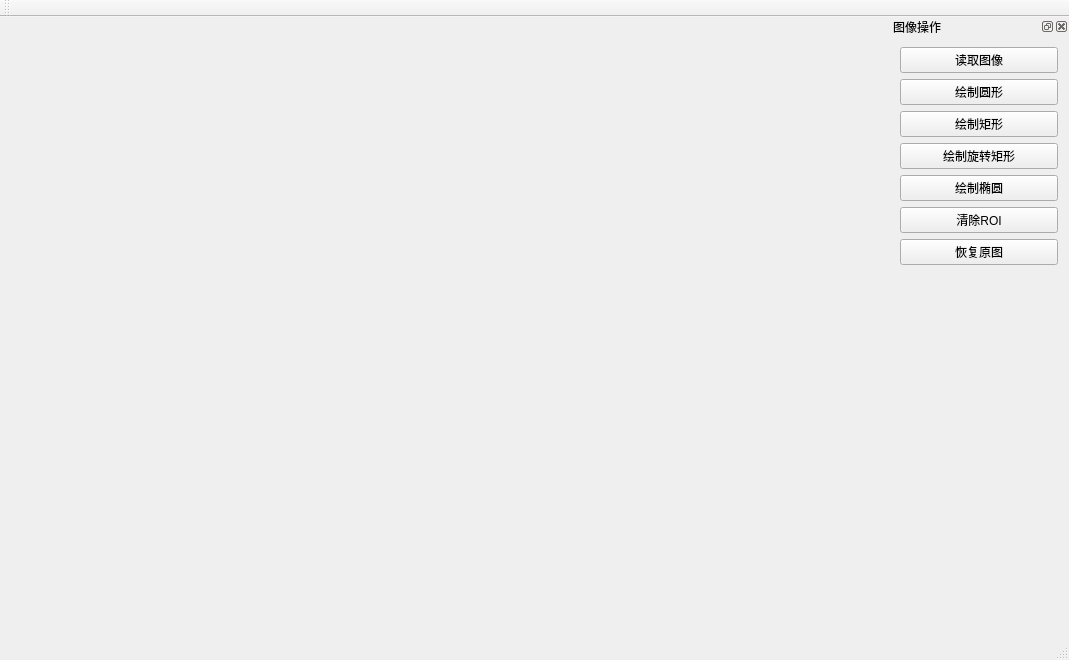
<?xml version="1.0" encoding="UTF-8"?>
<ui version="4.0">
 <class>HalconWidgetClass</class>
 <widget class="QMainWindow" name="HalconWidgetClass">
  <property name="geometry">
   <rect>
    <x>0</x>
    <y>0</y>
    <width>1069</width>
    <height>660</height>
   </rect>
  </property>
  <property name="windowTitle">
   <string>HalconWidget</string>
  </property>
  <widget class="QWidget" name="centralWidget">
   <layout class="QHBoxLayout" name="horizontalLayout">
    <item>
     <layout class="QHBoxLayout" name="layout"/>
    </item>
   </layout>
  </widget>
  <widget class="QMenuBar" name="menuBar">
   <property name="geometry">
    <rect>
     <x>0</x>
     <y>0</y>
     <width>1069</width>
     <height>26</height>
    </rect>
   </property>
  </widget>
  <widget class="QToolBar" name="mainToolBar">
   <attribute name="toolBarArea">
    <enum>TopToolBarArea</enum>
   </attribute>
   <attribute name="toolBarBreak">
    <bool>false</bool>
   </attribute>
  </widget>
  <widget class="QStatusBar" name="statusBar"/>
  <widget class="QDockWidget" name="dockWidget">
   <property name="minimumSize">
    <size>
     <width>180</width>
     <height>292</height>
    </size>
   </property>
   <property name="maximumSize">
    <size>
     <width>180</width>
     <height>524287</height>
    </size>
   </property>
   <property name="windowTitle">
    <string>图像操作</string>
   </property>
   <attribute name="dockWidgetArea">
    <number>2</number>
   </attribute>
   <widget class="QWidget" name="dockWidgetContents">
    <layout class="QVBoxLayout" name="verticalLayout">
     <item>
      <widget class="QPushButton" name="readImageBtn">
       <property name="text">
        <string>读取图像</string>
       </property>
      </widget>
     </item>
     <item>
      <widget class="QPushButton" name="drawCircleBtn">
       <property name="text">
        <string>绘制圆形</string>
       </property>
      </widget>
     </item>
     <item>
      <widget class="QPushButton" name="drawRectangleBtn">
       <property name="text">
        <string>绘制矩形</string>
       </property>
      </widget>
     </item>
     <item>
      <widget class="QPushButton" name="drawRotateBtn">
       <property name="text">
        <string>绘制旋转矩形</string>
       </property>
      </widget>
     </item>
     <item>
      <widget class="QPushButton" name="drawEllipseBtn">
       <property name="text">
        <string>绘制椭圆</string>
       </property>
      </widget>
     </item>
     <item>
      <widget class="QPushButton" name="clearROIBtn">
       <property name="text">
        <string>清除ROI</string>
       </property>
      </widget>
     </item>
     <item>
      <widget class="QPushButton" name="resetImageBtn">
       <property name="text">
        <string>恢复原图</string>
       </property>
      </widget>
     </item>
     <item>
      <spacer name="verticalSpacer">
       <property name="orientation">
        <enum>Qt::Vertical</enum>
       </property>
       <property name="sizeHint" stdset="0">
        <size>
         <width>20</width>
         <height>370</height>
        </size>
       </property>
      </spacer>
     </item>
    </layout>
   </widget>
  </widget>
 </widget>
 <layoutdefault spacing="6" margin="11"/>
 <resources>
  <include location="HalconWidget.qrc"/>
 </resources>
 <connections/>
</ui>
